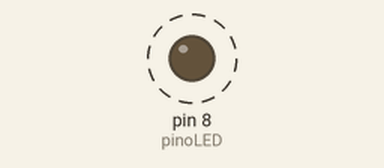
A sketch run on a simulated Arduino Uno, built with avr-gcc and run on an emulated ATmega328P. Shown: output pins drawn as LEDs (lit = HIGH). Dashed ring = blinking.

Above: at 0.05 s.
Timing chart, 0 to 3.0 s (numbered marks = the images above):
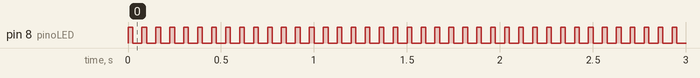

The sketch:

aula_04_03_2020_pinoled.ino
```cpp
int pinoLED = 8; // pinoLED é uma variável do pino selecionado, no caso, 8

void setup() {
  pinMode(pinoLED, OUTPUT); // inicializa o pino ledPin (porta 8) como um OUTPUT
}


void loop() {
  digitalWrite(pinoLED, HIGH); // liga o LED (HIGH = 5 V)
  delay(25); //espera 250 ms
  digitalWrite(pinoLED, LOW); //desliga o LED (LOW = 0 V)
  delay(50); //espera 500 ms
}
```

Measured:
- by itself, pin 8 (pinoLED): alternates HIGH for 0.03 s and LOW for 0.05 s
